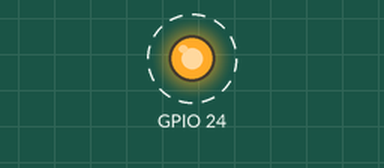
Simulated run of this program. Board: Raspberry Pi (BCM pin numbers). Shown: output pins drawn as LEDs (lit = HIGH). Dashed ring = blinking. What the program prints to the terminal is not drawn. At 5.0 s the program stops and its outputs stay as they are.

Above: at 0.2 s.
Timing chart, 0 to 3.0 s (numbered marks = the images above):
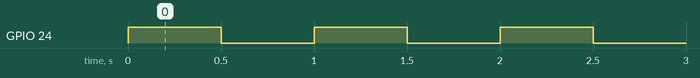

Measured:
- by itself, GPIO 24: alternates HIGH for 0.50 s and LOW for 0.50 s, 10 changes in all, then stays LOW

The program:

blink.py
```python
import RPi.GPIO as GPIO ## Import GPIO library
from time import sleep
GPIO.setmode(GPIO.BCM) ## Use board pin numbering
GPIO.setup(24, GPIO.OUT) ## Setup GPIO Pin 7 to OUT

for i in range(0,5):
            GPIO.output(24,True)
            sleep(0.5)## Wait
            GPIO.output(24,False)## Switch off pin 7
            sleep(0.5)## Wait


print "Done" ## When loop is complete, print "Done"
GPIO.cleanup()
```
